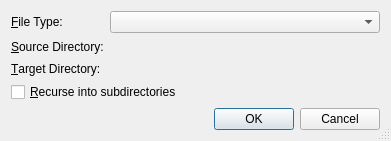
<?xml version="1.0" encoding="UTF-8"?>
<ui version="4.0">
 <class>AddDirectoryDialog</class>
 <widget class="QDialog" name="AddDirectoryDialog">
  <property name="geometry">
   <rect>
    <x>0</x>
    <y>0</y>
    <width>391</width>
    <height>141</height>
   </rect>
  </property>
  <property name="windowTitle">
   <string>Add Directory</string>
  </property>
  <property name="toolTip">
   <string>Add a directory to the current project</string>
  </property>
  <property name="whatsThis">
   <string>&lt;b&gt;Add Directory Dialog&lt;/b&gt;
&lt;p&gt;This dialog is used to add a directory to the current project.&lt;/p&gt;</string>
  </property>
  <property name="sizeGripEnabled">
   <bool>true</bool>
  </property>
  <layout class="QGridLayout" name="gridLayout">
   <item row="0" column="0">
    <widget class="QLabel" name="textLabel1">
     <property name="text">
      <string>&amp;File Type:</string>
     </property>
     <property name="buddy">
      <cstring>filterComboBox</cstring>
     </property>
    </widget>
   </item>
   <item row="0" column="1">
    <widget class="QComboBox" name="filterComboBox"/>
   </item>
   <item row="1" column="0">
    <widget class="QLabel" name="sourceDirLabel">
     <property name="text">
      <string>&amp;Source Directory:</string>
     </property>
     <property name="buddy">
      <cstring>sourceDirPicker</cstring>
     </property>
    </widget>
   </item>
   <item row="1" column="1">
    <widget class="E5PathPicker" name="sourceDirPicker" native="true">
     <property name="sizePolicy">
      <sizepolicy hsizetype="Expanding" vsizetype="Preferred">
       <horstretch>0</horstretch>
       <verstretch>0</verstretch>
      </sizepolicy>
     </property>
     <property name="focusPolicy">
      <enum>Qt::StrongFocus</enum>
     </property>
     <property name="toolTip">
      <string>Enter the name of the directory to add</string>
     </property>
     <property name="whatsThis">
      <string>&lt;b&gt;Source Directory&lt;/b&gt;
&lt;p&gt;Enter the name of the directory to add to the current project.
 You may select it with a dialog by pressing the button to the right.&lt;/p&gt;</string>
     </property>
    </widget>
   </item>
   <item row="2" column="0">
    <widget class="QLabel" name="targetDirLabel">
     <property name="text">
      <string>&amp;Target Directory:</string>
     </property>
     <property name="buddy">
      <cstring>targetDirPicker</cstring>
     </property>
    </widget>
   </item>
   <item row="2" column="1">
    <widget class="E5PathPicker" name="targetDirPicker" native="true">
     <property name="sizePolicy">
      <sizepolicy hsizetype="Expanding" vsizetype="Preferred">
       <horstretch>0</horstretch>
       <verstretch>0</verstretch>
      </sizepolicy>
     </property>
     <property name="focusPolicy">
      <enum>Qt::StrongFocus</enum>
     </property>
     <property name="toolTip">
      <string>Enter the target directory for the file</string>
     </property>
     <property name="whatsThis">
      <string>&lt;b&gt;Target Directory&lt;/b&gt;
&lt;p&gt;Enter the target directory. You may select it
 with a dialog by pressing the button to the right.&lt;/p&gt;</string>
     </property>
    </widget>
   </item>
   <item row="3" column="0" colspan="2">
    <widget class="QCheckBox" name="recursiveCheckBox">
     <property name="toolTip">
      <string>Select, whether a recursive add should be performed</string>
     </property>
     <property name="text">
      <string>&amp;Recurse into subdirectories</string>
     </property>
    </widget>
   </item>
   <item row="4" column="0" colspan="2">
    <widget class="QDialogButtonBox" name="buttonBox">
     <property name="orientation">
      <enum>Qt::Horizontal</enum>
     </property>
     <property name="standardButtons">
      <set>QDialogButtonBox::Cancel|QDialogButtonBox::Ok</set>
     </property>
    </widget>
   </item>
  </layout>
 </widget>
 <pixmapfunction>qPixmapFromMimeSource</pixmapfunction>
 <customwidgets>
  <customwidget>
   <class>E5PathPicker</class>
   <extends>QWidget</extends>
   <header>E5Gui/E5PathPicker.h</header>
   <container>1</container>
  </customwidget>
 </customwidgets>
 <tabstops>
  <tabstop>filterComboBox</tabstop>
  <tabstop>sourceDirPicker</tabstop>
  <tabstop>targetDirPicker</tabstop>
  <tabstop>recursiveCheckBox</tabstop>
 </tabstops>
 <resources/>
 <connections>
  <connection>
   <sender>buttonBox</sender>
   <signal>accepted()</signal>
   <receiver>AddDirectoryDialog</receiver>
   <slot>accept()</slot>
   <hints>
    <hint type="sourcelabel">
     <x>29</x>
     <y>126</y>
    </hint>
    <hint type="destinationlabel">
     <x>30</x>
     <y>153</y>
    </hint>
   </hints>
  </connection>
  <connection>
   <sender>buttonBox</sender>
   <signal>rejected()</signal>
   <receiver>AddDirectoryDialog</receiver>
   <slot>reject()</slot>
   <hints>
    <hint type="sourcelabel">
     <x>111</x>
     <y>131</y>
    </hint>
    <hint type="destinationlabel">
     <x>112</x>
     <y>152</y>
    </hint>
   </hints>
  </connection>
 </connections>
</ui>
